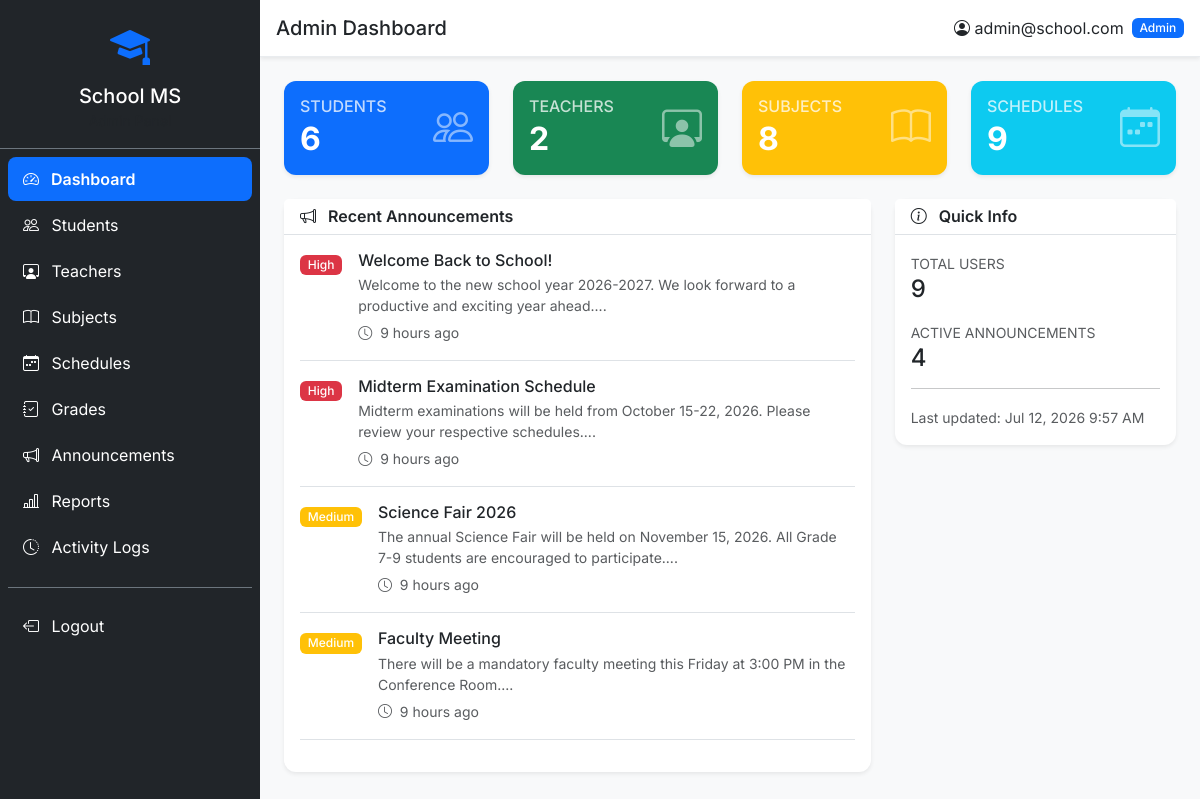
The page /admin/dashboard (signed in) on the database its author committed.
### tables this page shows
CREATE TABLE announcements (
    id INT PRIMARY KEY AUTO_INCREMENT,
    title VARCHAR(255) NOT NULL,
    content TEXT NOT NULL,
    target_role ENUM('all','admin','teacher','student') DEFAULT 'all',
    target_grade_level INT NULL,
    priority ENUM('low','medium','high') DEFAULT 'medium',
    posted_by INT NOT NULL,
    is_active TINYINT(1) DEFAULT 1,
    created_at TIMESTAMP DEFAULT CURRENT_TIMESTAMP,
    updated_at TIMESTAMP DEFAULT CURRENT_TIMESTAMP ON UPDATE CURRENT_TIMESTAMP,
    FOREIGN KEY (posted_by) REFERENCES users(id) ON DELETE CASCADE
);

### core/Response.php (called while the page is built, shortened)
<?php
class Response {
    public static function view(string $path, array $data = [], int $statusCode = 200) {
        extract($data);
        $fullPath = BASE_PATH . '/views/' . $path;
        require $fullPath;
        exit;
    }
}

### core/Controller.php (called while the page is built, shortened)
<?php
abstract class Controller {
    protected Session $session;
    public function __construct() {
        $this->session = new Session();
    }
    protected function view(string $path, array $data = []): void {
        $data['session'] = $this->session;
        Response::view($path, $data);
    }
}

### controllers/DashboardController.php (called while the page is built, shortened)
<?php
class DashboardController extends Controller {
    private ReportService $reportService;
    private AnnouncementService $announcementService;
    public function __construct() {
        $this->reportService      = new ReportService();
        $this->announcementService = new AnnouncementService();
    }
    public function index(): void {
        $stats = [];
        $announcements = [];
        try {
            $stats = $this->reportService->getDashboardStats();
            $announcements = $this->announcementService->getAll();
        } catch (\Exception $e) {}
        $this->view('admin/dashboard.php', [
            'title'         => 'Admin Dashboard',
            'stats'         => $stats,
            'announcements' => $announcements,
            'currentPage'   => 'dashboard',
        ]);
    }
}

### index.php (called while the page is built, shortened)
<?php
require_once __DIR__ . '/core/Database.php';
require_once __DIR__ . '/core/Request.php';
require_once __DIR__ . '/core/Response.php';
require_once __DIR__ . '/core/Router.php';
require_once __DIR__ . '/core/Controller.php';
require_once __DIR__ . '/core/Model.php';
require_once __DIR__ . '/repositories/UserRepository.php';
require_once __DIR__ . '/repositories/StudentRepository.php';
require_once __DIR__ . '/repositories/TeacherRepository.php';
require_once __DIR__ . '/repositories/SubjectRepository.php';
require_once __DIR__ . '/repositories/ScheduleRepository.php';
require_once __DIR__ . '/repositories/AnnouncementRepository.php';
require_once __DIR__ . '/services/AnnouncementService.php';
require_once __DIR__ . '/services/ReportService.php';
require_once __DIR__ . '/controllers/DashboardController.php';
require_once __DIR__ . '/helpers/format.php';
$session = new Session();
$role    = $session->userRole() ?? '';
$router  = getRouter($role);
$router->dispatch(new Request());

### core/Database.php (called while the page is built, shortened)
<?php
class Database {
    private static ?Database $instance = null;
    private ?PDO $conn = null;
    public static function getInstance(): self {
        if (self::$instance === null) {
            self::$instance = new self();
        }
        return self::$instance;
    }
    public function getConnection(): PDO {
        if ($this->conn === null) {
            $dsn = "mysql:host=" . DB_HOST . ";dbname=" . DB_NAME . ";charset=" . DB_CHARSET;
            $options = [
                PDO::ATTR_ERRMODE            => PDO::ERRMODE_EXCEPTION,
                PDO::ATTR_DEFAULT_FETCH_MODE => PDO::FETCH_ASSOC,
                PDO::ATTR_EMULATE_PREPARES   => false,
            ];
            $this->conn = new PDO($dsn, DB_USER, DB_PASS, $options);
        }
        return $this->conn;
    }
}

### services/ReportService.php (called while the page is built, shortened)
<?php
class ReportService implements IReportGenerator {
    private StudentRepository $studentRepo;
    private TeacherRepository $teacherRepo;
    private SubjectRepository $subjectRepo;
    private ScheduleRepository $scheduleRepo;
    private UserRepository $userRepo;
    private AnnouncementRepository $announcementRepo;
    public function __construct() {
        $this->studentRepo     = new StudentRepository();
        $this->teacherRepo     = new TeacherRepository();
        $this->subjectRepo     = new SubjectRepository();
        $this->scheduleRepo    = new ScheduleRepository();
        $this->userRepo        = new UserRepository();
        $this->announcementRepo = new AnnouncementRepository();
    }
    public function getDashboardStats(): array {
        return [
            'total_students'    => $this->studentRepo->getTotalCount(),
            'total_teachers'    => $this->teacherRepo->getTotalCount(),
            'total_subjects'    => $this->subjectRepo->getTotalCount(),
            'total_schedules'   => $this->scheduleRepo->getTotalCount(),
            'total_users'       => $this->userRepo->getTotalCount(),
            'total_announcements' => $this->announcementRepo->getTotalCount(),
        ];
    }
}

### core/Model.php (called while the page is built, shortened)
<?php
abstract class Model {
    protected PDO $db;
    protected string $table;
    public function __construct() {
        $this->db = Database::getInstance()->getConnection();
    }
    public function count(array $conditions = []): int {
        $sql = "SELECT COUNT(*) as total FROM {$this->table}";
        $params = [];
        $stmt = $this->db->prepare($sql);
        $stmt->execute($params);
        return (int) $stmt->fetch()['total'];
    }
    public function rawQuery(string $sql, array $params = []): array {
        $stmt = $this->db->prepare($sql);
        $stmt->execute($params);
        return $stmt->fetchAll();
    }
}

### repositories/StudentRepository.php (called while the page is built, shortened)
<?php
class StudentRepository extends Model implements IRepository {
    public function getTotalCount(): int {
        return $this->count();
    }
}

### repositories/TeacherRepository.php (called while the page is built, shortened)
<?php
class TeacherRepository extends Model implements IRepository {
    public function getTotalCount(): int {
        return $this->count();
    }
}

### repositories/SubjectRepository.php (called while the page is built, shortened)
<?php
class SubjectRepository extends Model implements IRepository {
    public function getTotalCount(): int {
        return $this->count();
    }
}

### repositories/ScheduleRepository.php (called while the page is built, shortened)
<?php
class ScheduleRepository extends Model implements IRepository {
    public function getTotalCount(): int {
        return $this->count();
    }
}

### repositories/UserRepository.php (called while the page is built, shortened)
<?php
class UserRepository extends Model implements IRepository {
    public function getTotalCount(): int {
        return $this->count();
    }
}

### repositories/AnnouncementRepository.php (called while the page is built, shortened)
<?php
class AnnouncementRepository extends Model implements IRepository {
    public function findAll(array $conditions = [], string $orderBy = 'id DESC', int $limit = 0): array {
        $sql = "SELECT a.*, u.email AS poster_email
                FROM announcements a
                JOIN users u ON a.posted_by = u.id";
        $params = [];
        $sql .= " ORDER BY {$orderBy}";
        return $this->rawQuery($sql, $params);
    }
    public function getTotalCount(): int {
        return $this->count();
    }
}

### services/AnnouncementService.php (called while the page is built, shortened)
<?php
class AnnouncementService {
    private AnnouncementRepository $announcementRepo;
    public function __construct() {
        $this->announcementRepo = new AnnouncementRepository();
    }
    public function getAll(): array {
        return $this->announcementRepo->findAll([], 'a.created_at DESC');
    }
}

### helpers/format.php (called while the page is built, shortened)
<?php
function timeAgo(string $datetime): string {
    $now  = new DateTime();
    $past = new DateTime($datetime);
    $diff = $now->diff($past);
    if ($diff->h > 0) return $diff->h . ' hour' . ($diff->h > 1 ? 's' : '') . ' ago';
    return 'Just now';
}
function sanitize(string $input): string {
    return htmlspecialchars(trim($input), ENT_QUOTES, 'UTF-8');
}
function priorityColor(string $priority): string {
    return match($priority) {
        'high'   => 'danger',
        'medium' => 'warning',
        'low'    => 'info',
        default  => 'secondary',
    };
}

### core/Request.php (called while the page is built, shortened)
<?php
class Request {
    private array $server;
    public function __construct() {
        $this->server = $_SERVER;
    }
    public function method(): string {
        return strtoupper($this->server['REQUEST_METHOD'] ?? 'GET');
    }
    public function uri(): string {
        $uri = $this->server['REQUEST_URI'] ?? '/';
        $uri = strtok($uri, '?');
        $scriptDir = rtrim(dirname($this->server['SCRIPT_NAME'] ?? ''), '/');
        if ($scriptDir !== '' && strpos($uri, $scriptDir) === 0) {
            $uri = substr($uri, strlen($scriptDir));
        }
        $uri = rtrim($uri, '/');
        return $uri === '' ? '/' : $uri;
    }
}

### views/admin/dashboard.php (the view, shortened to what this page needs)
<div class="row g-3 g-md-4 mb-4">
    <div class="col-6 col-lg-3">
        <div class="card border-0 shadow-sm bg-primary text-white stat-card">
            <div class="card-body">
                <div class="d-flex justify-content-between align-items-center">
                    <div>
                        <h6 class="text-uppercase mb-1 opacity-75">Students</h6>
                        <h2 class="mb-0 fw-bold"><?= $stats['total_students'] ?? 0 ?></h2>
                    </div>
                    <i class="bi bi-people fs-1 opacity-50"></i>
                </div>
            </div>
        </div>
    </div>
    <div class="col-6 col-lg-3">
        <div class="card border-0 shadow-sm bg-success text-white stat-card">
            <div class="card-body">
                <div class="d-flex justify-content-between align-items-center">
                    <div>
                        <h6 class="text-uppercase mb-1 opacity-75">Teachers</h6>
                        <h2 class="mb-0 fw-bold"><?= $stats['total_teachers'] ?? 0 ?></h2>
                    </div>
                    <i class="bi bi-person-workspace fs-1 opacity-50"></i>
                </div>
            </div>
        </div>
    </div>
    <div class="col-6 col-lg-3">
        <div class="card border-0 shadow-sm bg-warning text-white stat-card">
            <div class="card-body">
                <div class="d-flex justify-content-between align-items-center">
                    <div>
                        <h6 class="text-uppercase mb-1 opacity-75">Subjects</h6>
                        <h2 class="mb-0 fw-bold"><?= $stats['total_subjects'] ?? 0 ?></h2>
                    </div>
                    <i class="bi bi-book fs-1 opacity-50"></i>
                </div>
            </div>
        </div>
    </div>
    <div class="col-6 col-lg-3">
        <div class="card border-0 shadow-sm bg-info text-white stat-card">
            <div class="card-body">
                <div class="d-flex justify-content-between align-items-center">
                    <div>
                        <h6 class="text-uppercase mb-1 opacity-75">Schedules</h6>
                        <h2 class="mb-0 fw-bold"><?= $stats['total_schedules'] ?? 0 ?></h2>
                    </div>
                    <i class="bi bi-calendar-week fs-1 opacity-50"></i>
                </div>
            </div>
        </div>
    </div>
</div>
<div class="row g-4">
    <div class="col-lg-8">
        <div class="card border-0 shadow-sm">
            <div class="card-header bg-white border-bottom">
                <h6 class="mb-0 fw-semibold"><i class="bi bi-megaphone me-2"></i> Recent Announcements</h6>
            </div>
            <div class="card-body">
                <?php if (!empty($announcements)): ?>
                    <?php foreach (array_slice(($announcements ?? []), 0, 5) as $ann): ?>
                        <div class="d-flex border-bottom pb-3 mb-3">
                            <div class="me-3">
                                <span class="badge bg-<?= priorityColor($ann['priority']) ?>"><?= ucfirst($ann['priority']) ?></span>
                            </div>
                            <div>
                                <h6 class="mb-1"><?= sanitize($ann['title']) ?></h6>
                                <p class="mb-1 text-muted small"><?= sanitize(substr($ann['content'], 0, 150)) ?>...</p>
                                <small class="text-muted"><i class="bi bi-clock me-1"></i> <?= timeAgo($ann['created_at']) ?></small>
                            </div>
                        </div>
                    <?php endforeach; ?>
                <?php else: ?>
                    <p class="text-muted text-center py-3">No announcements yet.</p>
                <?php endif; ?>
            </div>
        </div>
    </div>
    <div class="col-lg-4">
        <div class="card border-0 shadow-sm">
            <div class="card-header bg-white border-bottom">
                <h6 class="mb-0 fw-semibold"><i class="bi bi-info-circle me-2"></i> Quick Info</h6>
            </div>
            <div class="card-body">
                <div class="mb-3">
                    <small class="text-muted text-uppercase">Total Users</small>
                    <h4 class="mb-0"><?= $stats['total_users'] ?? 0 ?></h4>
                </div>
                <div class="mb-3">
                    <small class="text-muted text-uppercase">Active Announcements</small>
                    <h4 class="mb-0"><?= $stats['total_announcements'] ?? 0 ?></h4>
                </div>
                <hr>
                <small class="text-muted">Last updated: <?= date('M d, Y g:i A') ?></small>
            </div>
        </div>
    </div>
</div>
<?php
require __DIR__ . '/../layouts/admin.php';

### core/Router.php (shortened to what this page needs)
<?php
class Router {
    private array $routes = [];
    private string $prefix = '';
    public function __construct(string $prefix = '') {
        $this->prefix = $prefix;
    }
    private function addRoute(string $method, string $path, array $handler): void {
        $fullPath = $this->prefix . $path;
        $this->routes[] = [
            'method'  => $method,
            'path'    => $fullPath === '' ? '/' : $fullPath,
            'handler' => $handler,
        ];
    }
    public function dispatch(Request $request): void {
        $method = $request->method();
        $uri    = $request->uri();
        $uri    = $uri === '' ? '/' : $uri;
        foreach ($this->routes as $route) {
            $pattern = $this->buildPattern($route['path']);
            if ($route['method'] === $method && preg_match($pattern, $uri, $matches)) {
                $params = array_filter($matches, 'is_string', ARRAY_FILTER_USE_KEY);
                $action          = $route['handler'][1];
                $controller      = new $controllerClass();
                call_user_func_array([$controller, $action], array_values($params));
                return;
            }
        }
    }
    private function buildPattern(string $path): string {
        $pattern = preg_replace('/\{(\w+)\}/', '(?P<$1>[^/]+)', $path);
        return '#^' . $pattern . '$#';
    }
}

### assets/css/style.css (style rules this page uses)
:root { --sidebar-width: 260px; }
* { font-family: 'Inter', sans-serif; }
body { overflow-x: hidden; }
.card { border-radius: 12px; }
.badge { font-weight: 500; }
.stat-card h2 { font-size: 2rem; }

### rows shown on the page
announcements: priority "High", title "Welcome Back to School!", content "Welcome to the new school year 2026-2027. We look forward to a productive and exciting year ahead.", created_at "9 hours ago"
announcements: priority "High", title "Midterm Examination Schedule", content "Midterm examinations will be held from October 15-22, 2026. Please review your respective schedules.", created_at "9 hours ago"
announcements: priority "Medium", title "Science Fair 2026", content "The annual Science Fair will be held on November 15, 2026. All Grade 7-9 students are encouraged to participate.", created_at "9 hours ago"
announcements: priority "Medium", title "Faculty Meeting", content "There will be a mandatory faculty meeting this Friday at 3:00 PM in the Conference Room.", created_at "9 hours ago"

### other values the page prints
$stats['total_students'] "6"
$stats['total_teachers'] "2"
$stats['total_subjects'] "8"
$stats['total_schedules'] "9"
$stats['total_users'] "9"
$stats['total_announcements'] "4"
